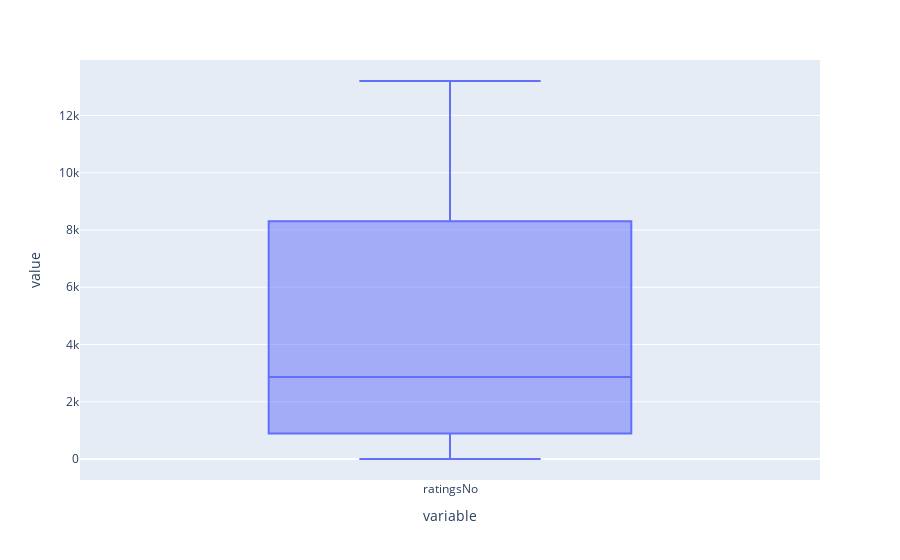

Source (notebook cell):
### Code cell
plot = px.box(df['ratingsNo'])
plot.show()

### Figure 1 — Plotly figure (JSON) as saved in the notebook; plotly's stock layout.template omitted (floating-point values rounded to 4 significant figures)
{"data": [{"alignmentgroup": "True", "hovertemplate": "variable=%{x}<br>value=%{y}<extra></extra>", "legendgroup": "", "marker": {"color": "#636efa"}, "name": "", "notched": false, "offsetgroup": "", "orientation": "v", "showlegend": false, "type": "box", "x": ["ratingsNo", "ratingsNo", "ratingsNo", "ratingsNo", "ratingsNo", "ratingsNo", "ratingsNo", "ratingsNo", "ratingsNo", "ratingsNo", "ratingsNo", "ratingsNo", "ratingsNo", "ratingsNo", "ratingsNo", "ratingsNo", "ratingsNo", "ratingsNo", "ratingsNo", "ratingsNo", "ratingsNo", "ratingsNo", "ratingsNo", "ratingsNo", "ratingsNo", "ratingsNo", "ratingsNo", "ratingsNo", "ratingsNo", "ratingsNo", "ratingsNo", "ratingsNo", "ratingsNo", "ratingsNo", "ratingsNo", "ratingsNo", "ratingsNo", "ratingsNo", "ratingsNo", "ratingsNo", "ratingsNo", "ratingsNo", "ratingsNo", "ratingsNo", "ratingsNo", "ratingsNo", "ratingsNo", "ratingsNo", "ratingsNo", "ratingsNo", "ratingsNo", "ratingsNo", "ratingsNo", "ratingsNo", "ratingsNo", "ratingsNo", "ratingsNo", "ratingsNo", "ratingsNo"], "x0": " ", "xaxis": "x", "y": [597, 8532, 69, 8521, 8364, 12602, 9042, 736, 8033, 2082, 8521, 8033, 8364, 8532, 8532, 1365, 2082, 597, 8033, 8033, 8521, 8364, 1719, 1396, 2431, 7092, 8364, 970, 2867, 8521, 13203, 1396, 2909, 870, 4016, 24, 2687, 13203, 2909, 61, 8119.0, 4606, 1396, 16, 8119.0, 1, 3, 8119.0, 339, 13, 2867, 2867, 4606, 2909, 654, 1989, 1719, 859, 20], "y0": " ", "yaxis": "y"}], "layout": {"boxmode": "group", "legend": {"tracegroupgap": 0}, "margin": {"t": 60}, "xaxis": {"anchor": "y", "domain": [0, 1], "title": {"text": "variable"}}, "yaxis": {"anchor": "x", "domain": [0, 1], "title": {"text": "value"}}}}
